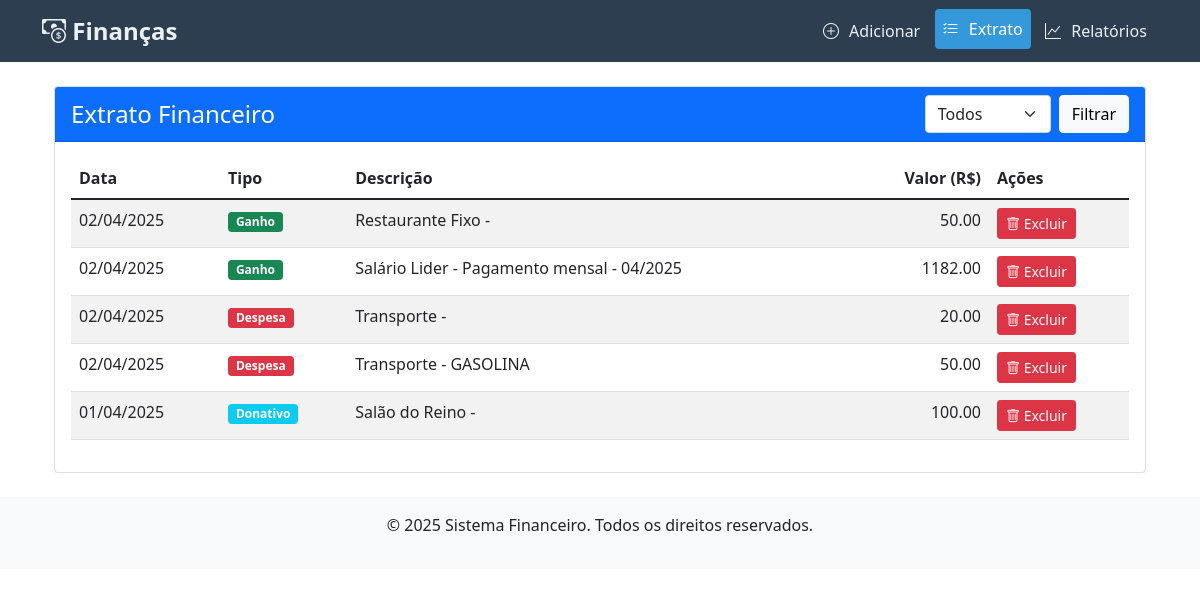
/extrato, run on an earlier commit of the app's database.
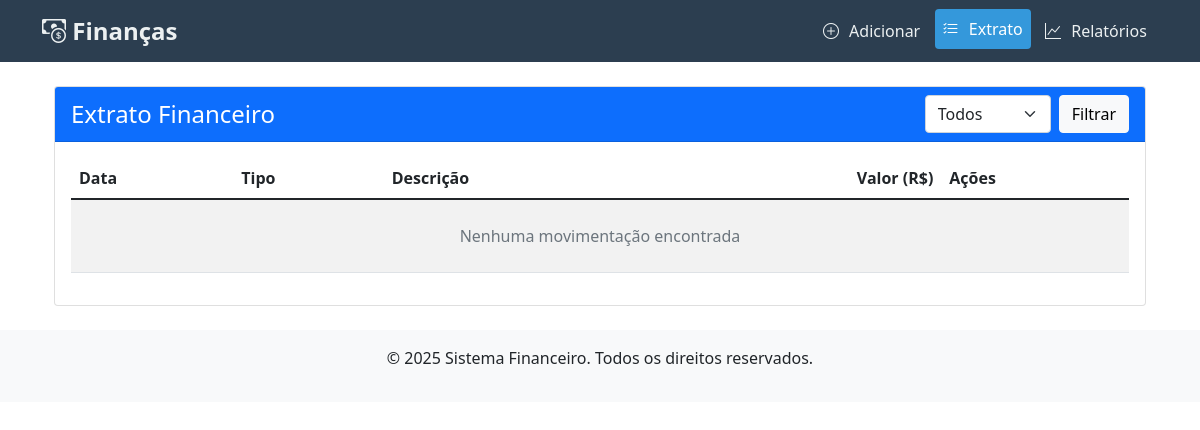
And on a later commit of the database.
### app.py (models this page shows)
class Ganho(db.Model):
    id = db.Column(db.Integer, primary_key=True)
    valor = db.Column(db.Float, nullable=False)
    data = db.Column(db.Date, nullable=False)
    origem = db.Column(db.String(50), nullable=False)
    ativo = db.Column(db.Boolean, default=True, nullable=False)
    descricao = db.Column(db.String(200))

class Despesa(db.Model):
    id = db.Column(db.Integer, primary_key=True)
    valor = db.Column(db.Float, nullable=False)
    data = db.Column(db.Date, nullable=False)
    categoria = db.Column(db.String(50), nullable=False)
    ativo = db.Column(db.Boolean, default=True, nullable=False)
    descricao = db.Column(db.String(200))

class Donativo(db.Model):
    id = db.Column(db.Integer, primary_key=True)
    valor = db.Column(db.Float, nullable=False)
    data = db.Column(db.Date, nullable=False)
    instituicao = db.Column(db.String(100), nullable=False)
    ativo = db.Column(db.Boolean, default=True, nullable=False)
    descricao = db.Column(db.String(200))

### app.py (the view)
@app.route('/extrato')
def extrato():
    try:
        tipo = request.args.get('tipo', 'todos')
        movimentacoes = []
        if tipo in ['todos', 'ganhos']:
            movimentacoes.extend(Ganho.query.filter(Ganho.ativo == True).order_by(Ganho.data.desc()).all())
        if tipo in ['todos', 'despesas']:
            movimentacoes.extend(Despesa.query.filter(Despesa.ativo == True).order_by(Despesa.data.desc()).all())
        if tipo in ['todos', 'cartao']:
            movimentacoes.extend(CartaoCredito.query.filter(CartaoCredito.ativo == True).order_by(CartaoCredito.data.desc()).all())
        if tipo in ['todos', 'donativos']:
            movimentacoes.extend(Donativo.query.filter(Donativo.ativo == True).order_by(Donativo.data.desc()).all())
        return render_template('extrato.html', movimentacoes=movimentacoes, now=datetime.now())
    except Exception as e:
        flash(f'Erro ao carregar extrato: {str(e)}', 'danger')
        return render_template('extrato.html', movimentacoes=[], now=datetime.now())

### templates/extrato.html (shortened to what this page needs)
{% extends "base.html" %}
{% block content %}
<div class="container mt-4">
    <div class="card">
        <div class="card-header bg-primary text-white d-flex justify-content-between align-items-center">
            <h4 class="mb-0">Extrato Financeiro</h4>
            <form class="d-flex" method="GET" action="{{ url_for('extrato') }}">
                <select class="form-select me-2" name="tipo">
                    <option value="todos" {% if request.args.get('tipo') == 'todos' %}selected{% endif %}>Todos</option>
                </select>
                <button type="submit" class="btn btn-light">Filtrar</button>
            </form>
        </div>
        <div class="card-body">
            <div class="table-responsive">
                <table class="table table-striped table-hover">
                    <thead>
                        <tr>
                            <th>Data</th>
                            <th>Tipo</th>
                            <th>Descrição</th>
                            <th class="text-end">Valor (R$)</th>
                            <th>Ações</th>
                        </tr>
                    </thead>
                    <tbody>
                        {% for mov in movimentacoes %}
                        <tr id="row-{{ mov.id }}">
                            <td>{{ mov.data.strftime('%d/%m/%Y') }}</td>
                            <td>
                                {% if mov.__class__.__name__ == 'Ganho' %}
                                    <span class="badge bg-success">Ganho</span>
                                {% elif mov.__class__.__name__ == 'Despesa' %}
                                    <span class="badge bg-danger">Despesa</span>
                                {% elif mov.__class__.__name__ == 'CartaoCredito' %}
                                    <span class="badge bg-warning">Cartão</span>
                                {% else %}
                                    <span class="badge bg-info">Donativo</span>
                                {% endif %}
                            </td>
                            <td>
                                {% if mov.__class__.__name__ == 'Ganho' %}
                                    {{ mov.origem }} - {{ mov.descricao if mov.descricao else '' }}
                                {% elif mov.__class__.__name__ == 'Despesa' %}
                                    {{ mov.categoria }} - {{ mov.descricao if mov.descricao else '' }}
                                {% elif mov.__class__.__name__ == 'CartaoCredito' %}
                                    {{ mov.parcela }} - {{ mov.descricao if mov.descricao else '' }}
                                {% else %}
                                    {{ mov.instituicao }} - {{ mov.descricao if mov.descricao else '' }}
                                {% endif %}
                            </td>
                            <td class="text-end">{{ "%.2f"|format(mov.valor) }}</td>
                            <td>
                                <button class="btn btn-sm btn-danger btn-excluir"
                                        data-tipo="{{ 'ganho' if mov.__class__.__name__ == 'Ganho' else 'despesa' if mov.__class__.__name__ == 'Despesa' else 'cartao' if mov.__class__.__name__ == 'CartaoCredito' else 'donativo' }}"
                                        data-id="{{ mov.id }}">
                                    <i class="bi bi-trash"></i> Excluir
                                </button>
                            </td>
                        </tr>
                        {% else %}
                        <tr>
                            <td colspan="5" class="text-center text-muted py-4">
                                Nenhuma movimentação encontrada
                            </td>
                        </tr>
                        {% endfor %}
                    </tbody>
                </table>
            </div>
        </div>
    </div>
</div>
{% endblock %}

What changed in the data, as far as the page shows it:
no longer on this page (row edited): Ganho: data "02/04/2025", shows "Ganho", origem "Restaurante Fixo", valor "50.00"
no longer on this page (row edited): Ganho: data "02/04/2025", shows "Ganho", origem "Salário Lider", descricao "Pagamento mensal - 04/2025", valor "1182.00"
no longer on this page (row edited): Despesa: data "02/04/2025", shows "Despesa", categoria "Transporte", valor "20.00"
no longer on this page (row edited): Despesa: data "02/04/2025", shows "Despesa", categoria "Transporte", descricao "GASOLINA", valor "50.00"
no longer on this page (row edited): Donativo: data "01/04/2025", shows "Donativo", instituicao "Salão do Reino", valor "100.00"
Also different on the page:
text now shown: "Nenhuma movimentação encontrada"
